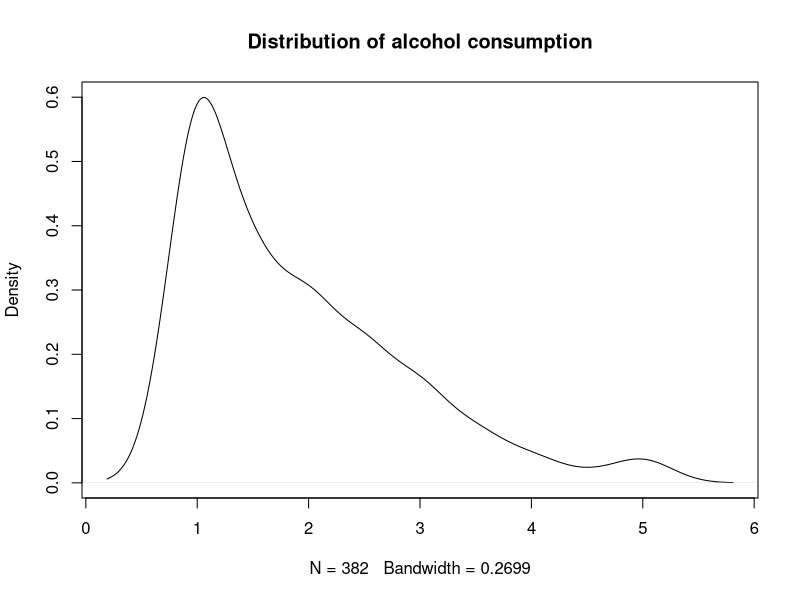
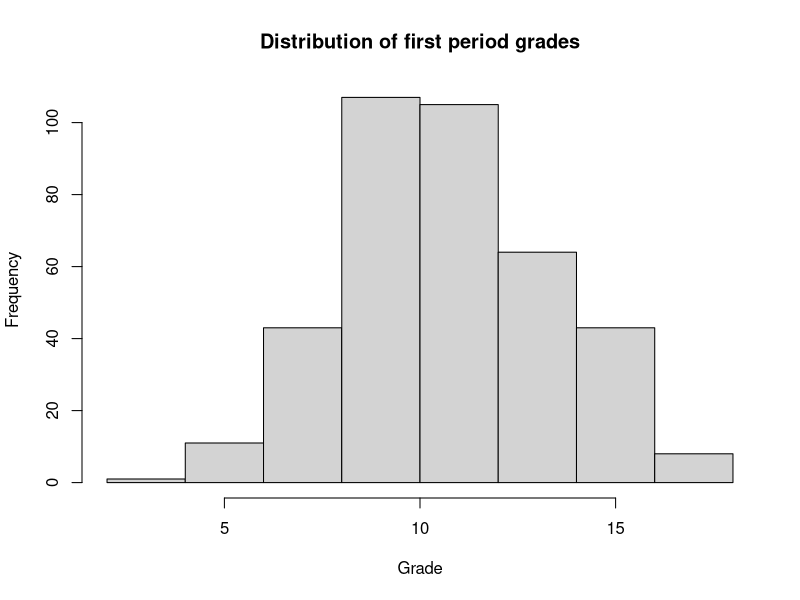
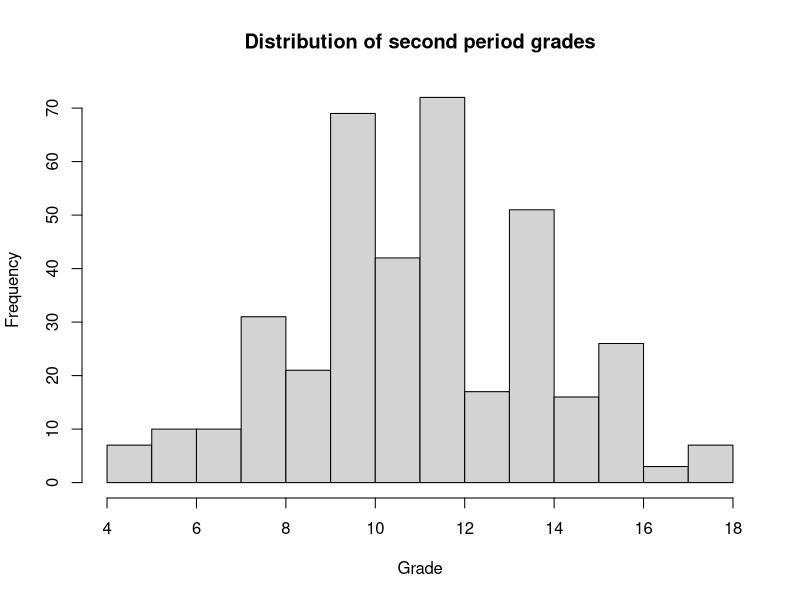
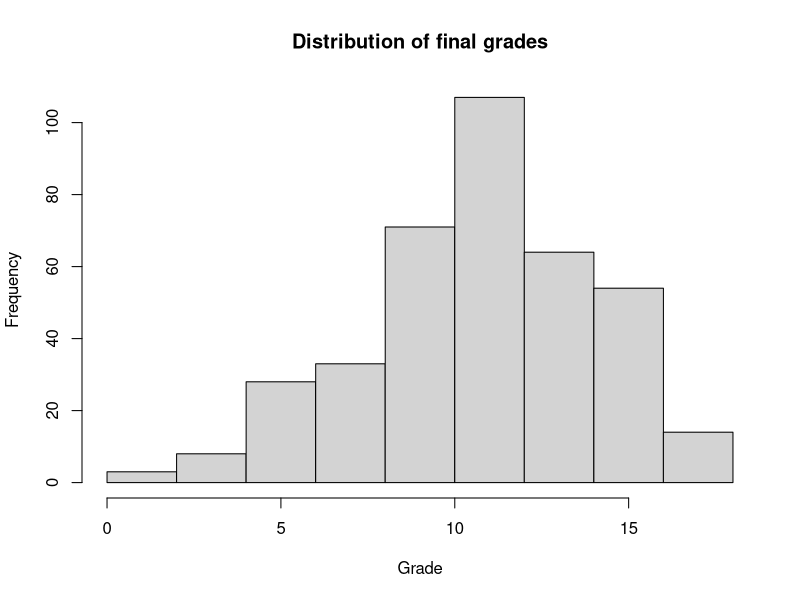
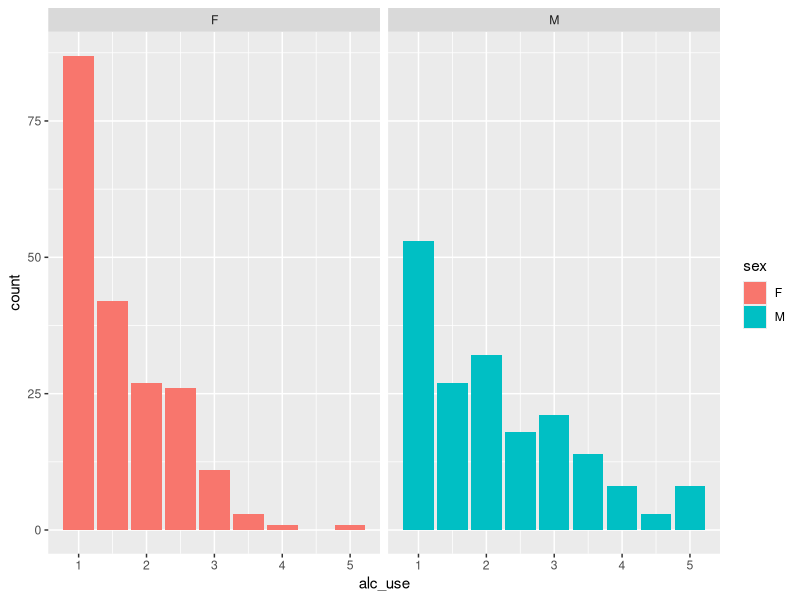
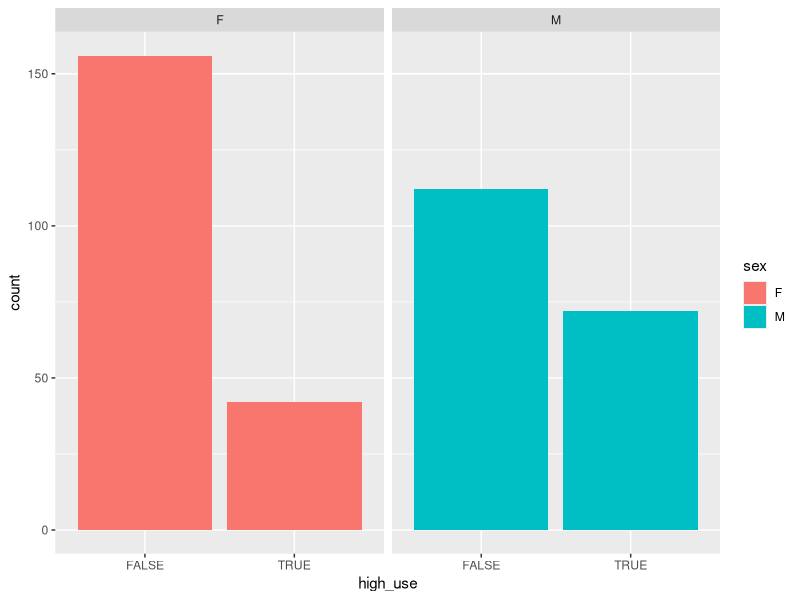
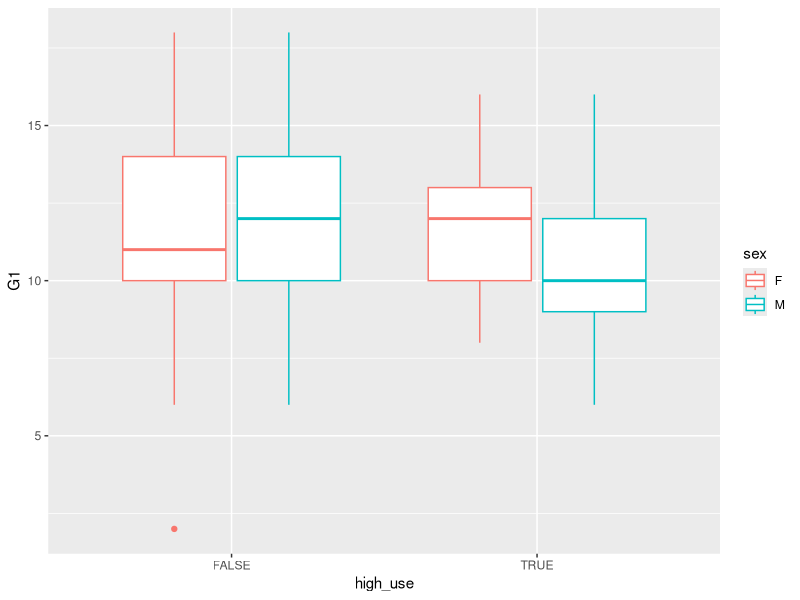
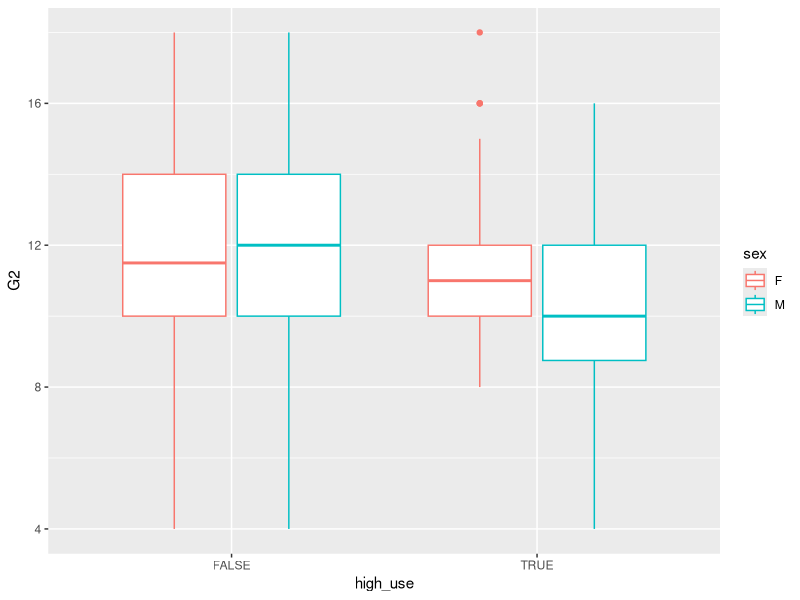

The R source for these figures, in order:
## ---- chunk 1
setwd("~/IODS-project/data")
library(ggplot2)
library(dplyr)
library(boot)
joineddata <- read.table("joineddata.csv")
## ---- chunk 2
colnames(joineddata)
## ---- chunk 3
plot(density(joineddata$alc_use), main = "Distribution of alcohol consumption")
## ---- chunk 4
summary(joineddata$sex)
## ---- chunk 5
summary(joineddata$G1)
hist(joineddata$G1, main = "Distribution of first period grades", xlab = "Grade")
## ---- chunk 6
summary(joineddata$G2)
hist(joineddata$G2, main = "Distribution of second period grades", xlab = "Grade")
## ---- chunk 7
summary(joineddata$G3)
hist(joineddata$G3, main = "Distribution of final grades", xlab = "Grade")
## ---- chunk 8
g1 <- ggplot(data = joineddata, aes(x = alc_use, fill = sex))
g1 + geom_bar() + facet_wrap("sex")
## ---- chunk 9
g1 <- ggplot(data = joineddata, aes(x = high_use, fill = sex))
g1 + geom_bar() + facet_wrap("sex")
## ---- chunk 10
g3 <- ggplot(joineddata, aes(x = high_use, y = G1, col = sex))
g3 + geom_boxplot() 
## ---- chunk 11
g4 <- ggplot(joineddata, aes(x = high_use, y = G2, col = sex))
g4 + geom_boxplot() 
## ---- chunk 12
g5 <- ggplot(joineddata, aes(x = high_use, y = G3, col = sex))
g5 + geom_boxplot() 
## ---- chunk 13
m <- glm(high_use ~ sex + G1 + G2 + G3, data = joineddata, family = "binomial")
summary(m)
## ---- chunk 14
coef(m)
## ---- chunk 15
OR <- coef(m) %>% exp
OR
## ---- chunk 16
CI <- confint(m) %>% exp
CI
## ---- chunk 17
cbind(OR, CI)
## ---- chunk 18
m <- glm(high_use ~ sex + G3, data = joineddata, family = "binomial")
summary(m)
## ---- chunk 19
probabilities <- predict(m, type = "response")
joineddata <- mutate(joineddata, probability = probabilities)
joineddata <- mutate(joineddata, prediction = probability > 0.5)
select(joineddata, sex, G3, high_use, probability, prediction) %>% tail(10)
## ---- chunk 20
table(high_use = joineddata$high_use, prediction = joineddata$prediction)
## ---- chunk 21
g <- ggplot(joineddata, aes(x = probability, y = high_use, col = prediction))
g + geom_point()
## ---- chunk 22
loss_func <- function(class, prob) {
  n_wrong <- abs(class - prob) > 0.5
  mean(n_wrong)
}
loss_func(class = joineddata$high_use, prob = joineddata$probability)
## ---- chunk 23
cv <- cv.glm(data = joineddata, cost = loss_func, glmfit = m, K = 10)
cv$delta[1]
